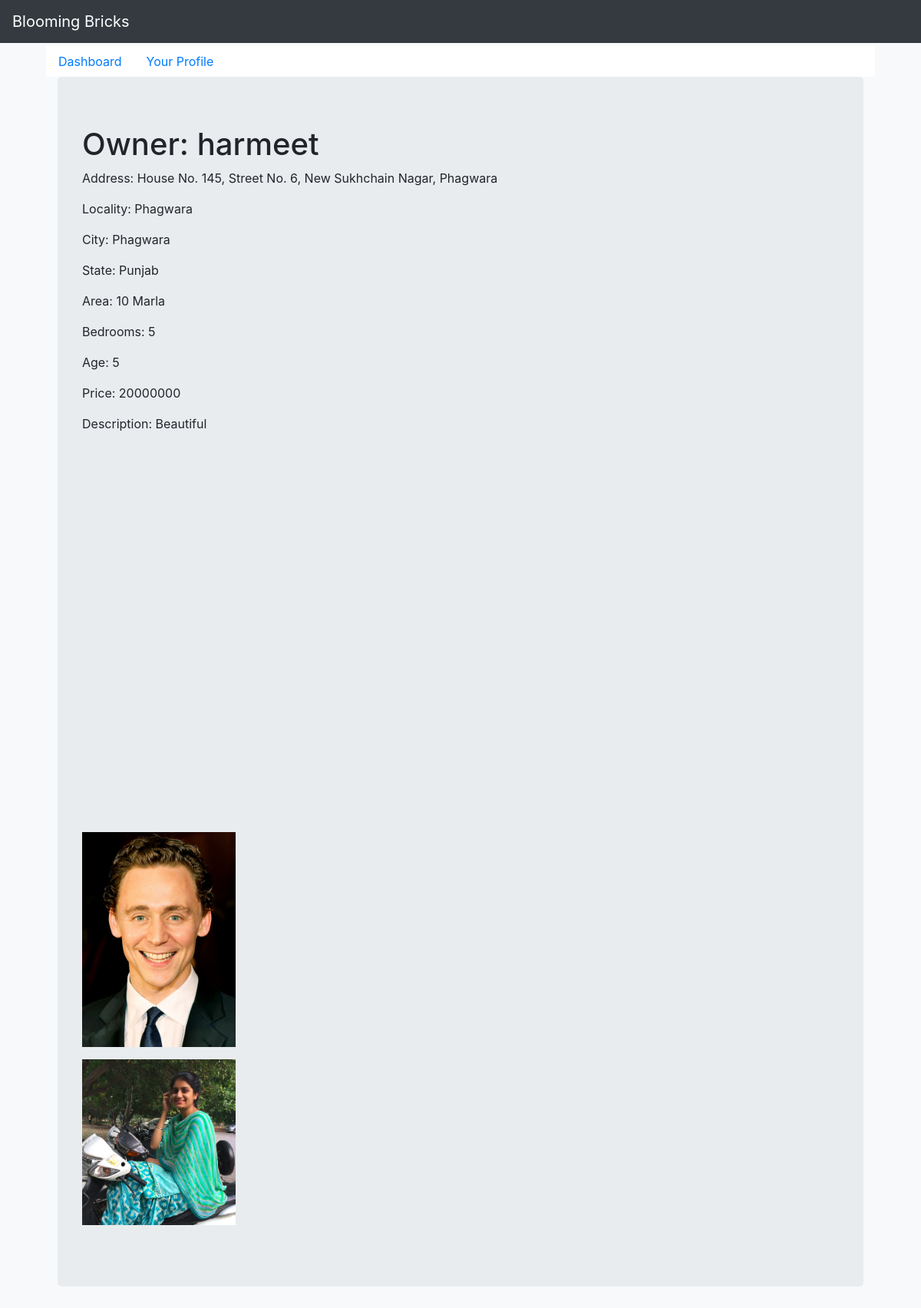
The app's page /bbricks/get_apartment/1/ with its own data.
### bbricks/models.py (models this page shows, shortened)
class Property(models.Model):
    seller = models.ForeignKey(UserProfile, on_delete=models.CASCADE)
    type = models.CharField(max_length=50, choices=[('Apartment', 'Apartment'), ('Land', 'Land'),
                                                    ('Independent House', 'Independent House')])
    posted_for = models.CharField(max_length=50, choices=[('Sale', 'Sale'), ('Rent', 'Rent'),
                                                          ('Paying Guest', 'Paying Guest')])
    posted_by = models.CharField(max_length=10, choices=[('Owner', 'Owner'), ('Dealer', 'Dealer'),
                                                         ('Builder', 'Builder')])
    project_name = models.CharField(max_length=50)
    locality = models.CharField(max_length=50)
    city = models.ForeignKey(City, on_delete=models.CASCADE)
    state = models.ForeignKey(State, on_delete=models.CASCADE)
    address = models.CharField(max_length=200)
    area = models.IntegerField()
    units = models.CharField(max_length=50, choices=[('Marla', 'Marla'), ('Acres', 'Acres'), ('Sq.Ft.', 'Sq.Ft.')])
    description = models.CharField(max_length=500)

class UserProfile(models.Model):
    user = models.OneToOneField(User, on_delete=models.CASCADE)
    photo = models.FileField(upload_to=get_upload_file_name)
    mobile_no = models.CharField(max_length=10)

class City(models.Model):
    city_name = models.CharField(max_length=200)
    state = models.ForeignKey(State, on_delete=models.CASCADE)
    def __str__(self):
        return self.city_name

class State(models.Model):
    state_name = models.CharField(max_length=200)
    def __str__(self):
        return self.state_name

class Residential(Property):
    bedrooms = models.IntegerField()
    balconies = models.IntegerField()
    total_floors = models.IntegerField()
    age = models.IntegerField()
    parking = models.BooleanField()
    lift = models.BooleanField()
    park = models.BooleanField()
    power_backup = models.CharField(max_length=50, choices=[('None', 'None'), ('Full', 'Full'), ('Partial', 'Partial')])
    class Meta:
        abstract = True

class Apartment(Residential):
    property_on_floor = models.IntegerField()
    fire_alarm = models.BooleanField()

class Sell(models.Model):
    property = models.ForeignKey(Property, on_delete=models.CASCADE)
    price = models.IntegerField()

class Images(models.Model):
    property = models.ForeignKey(Property, default=None, on_delete=models.CASCADE)
    image = models.ImageField(upload_to=get_image_filename,
                              verbose_name='Image')

### bbricks/views.py (the view)
# urls.py: url(r'^get_apartment/(?P<apartment_id>\d+)/$', views.apartment),
def apartment(request, apartment_id=1):
    a = Apartment.objects.get(id=apartment_id)
    p = None
    if a.posted_for.__eq__('Sale'):
        p = Sell.objects.get(property=Property.objects.get(id=a.id))
    if a.posted_for.__eq__('Rent'):
        p = Rent.objects.get(property=Property.objects.get(id=a.id))
    if a.posted_for.__eq__('Paying Guest'):
        p = PayingGuest.objects.get(property=Property.objects.get(id=a.id))
    return render(request, 'bbricks/apartment.html',
                  {'apartment': a,
                   'p': p})

### bbricks/templates/bbricks/apartment.html (shortened to what this page needs)
{% extends 'bbricks/base.html' %}
{% block sidebar %}
        <a class="nav-link" href="/bbricks/loggedin/">Your Profile</a>
{% endblock %}
{% block content %}
<div id="view-property" class="col-lg-12 property-nodule jumbotron" >
    <h1>{{ apartment.posted_by }}: {{ apartment.seller.user.username }}</h1>
    <p>Address: <span class="location">{{ apartment.address }}</span></p>
    <p>Locality: {{ apartment.locality }}</p>
    <p>City: {{ apartment.city }}</p>
    <p>State: {{ apartment.state }}</p>
    <p>Area: {{ apartment.area }} {{ apartment.units }}</p>
    <p>Bedrooms: {{ apartment.bedrooms }}</p>
    <p>Age: {{ apartment.age }}</p>
    {% if apartment.posted_for == 'Sale' %}
        <p>Price: {{ p.price }}</p>
    {% endif %}
    <p>Description: {{ apartment.description }}</p>
    <div class="map" id="map-canvas" style="width: 480px; height: 480px"></div><br>
    {% if apartment.images_set %}
        {% for image in apartment.images_set.all %}
            <p><img src="/static/assets/{{ image.image }}" width="200" /></p>
        {% endfor %}
    {% endif %}
</div>
{% endblock %}

### bbricks/templates/bbricks/base.html (style rules this page uses)
body { padding: 60px; }

### records on screen
Property: posted_by "Owner", seller.user.username "harmeet", address "House No. 145, Street No. 6, New Sukhchain Nagar, Phagwara", locality "Phagwara", city "Phagwara", state "Punjab", area "10", units "Marla", description "Beautiful"
Apartment: bedrooms "5", age "5"
Sell: price "20000000"
Images: image (picture)
Images: image (picture)
